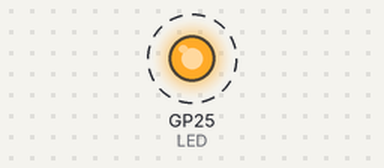
This program was run on a simulated Raspberry Pi Pico running MicroPython. Parts: output pins drawn as LEDs (lit = HIGH). Dashed ring = blinking.

Above: at 0.5 s.
Timing chart, 0 to 4.6 s (numbered marks = the images above):
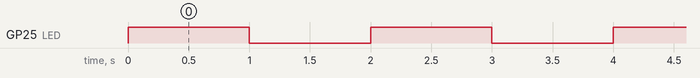

Measured:
- by itself, GP25 (LED): alternates HIGH for 1.0 s and LOW for 1.0 s

The program:

blink.py
```python
# ==================================================
"""
Project objective: Blink the onboard LED of the Raspberry Pi Pico W

Author: Adrian Josele G. Quional
"""
# ==================================================

# modules
from machine import Pin # to be able to work with the hardware
from time import sleep	# to add delays in the program

# Setting the pin mode to OUT
# Pin 25 (GP25) is the onboard LED in Raspberry Pi Pico W
# for Raspberry Pi Pico
# LED_PIN = Pin(25, Pin.OUT)

# for Raspberry Pi Pico W
LED = Pin("LED", Pin.OUT)

# continuously blink the onboard LED for an interval of 1 sec while the board has power
while True:
    LED.on()	# turn on LED
    sleep(1)	# wait for 1 sec
    LED.off()	# turn off LED
    sleep(1)	# wait for 1 sec
```
